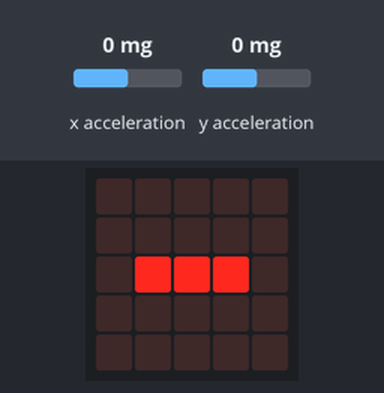
The program below on a simulated BBC micro:bit running MicroPython. Shown: the board's 5×5 LED display. The test bench sets the inputs (shaded band); at power-on: x acceleration 0 mg, y acceleration 0 mg.

Above: at 1.2 s.
1.3 s: x acceleration set to -182 mg
2.8 s: x acceleration set to -218 mg
At 3.3 s:
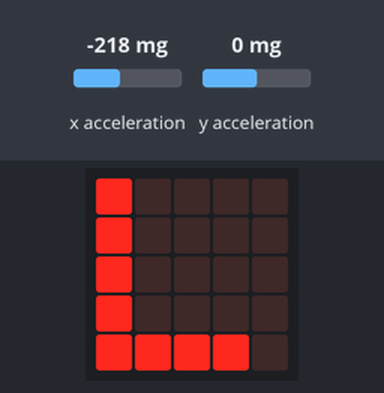
4.3 s: x acceleration set to 750 mg
At 5.5 s:
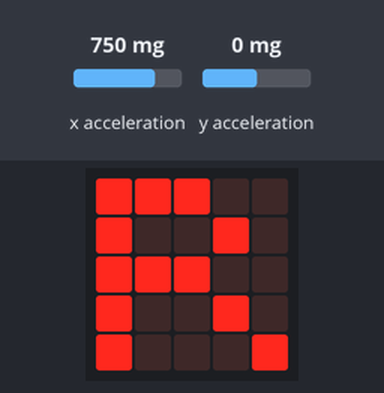
5.8 s: x acceleration set to -1440 mg
At 6.8 s:
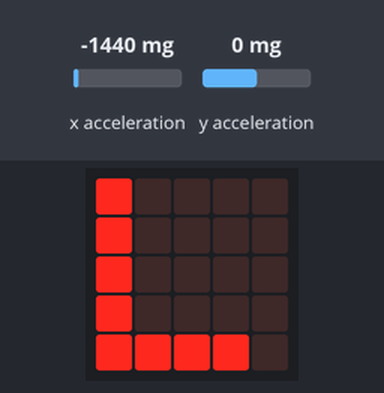
7.3 s: x acceleration set to 230 mg
At 7.9 s:
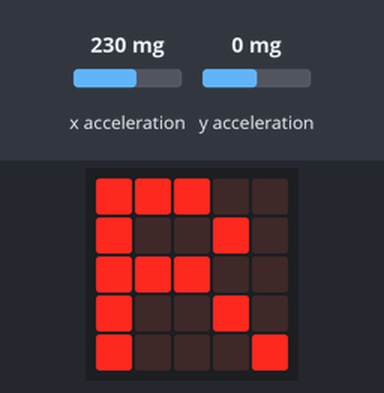
Timing chart, 0 to 9.8 s (numbered marks = the images above; inputs shaded):
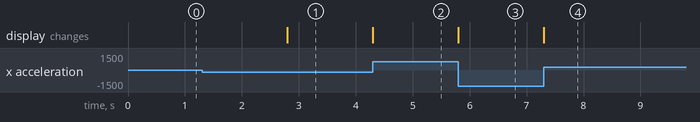

The program:

accelero.py
```python
from microbit import *

while True:
	x = accelerometer.get_x()
	y = accelerometer.get_y()

	if x > 200:
		display.show("R")
	elif x < -200 :
		display.show("L")
	elif y > 200:
		display.show("D")
	elif y < -200 :
		display.show("U")
	else: # stationary
		display.show("-")
```

Measured:
- the behaviour switches between -200 and -201 mg on x acceleration (found by bisection; images 0 and 1)
- after the input at 1.3 s, every drawn part: stays the same
- after the input at 2.8 s, the display: changes at once (image 1)
- after the input at 4.3 s, the display: changes at once (image 2)
- after the input at 5.8 s, the display: changes at once (image 3)
- after the input at 7.3 s, the display: changes at once (image 4)
